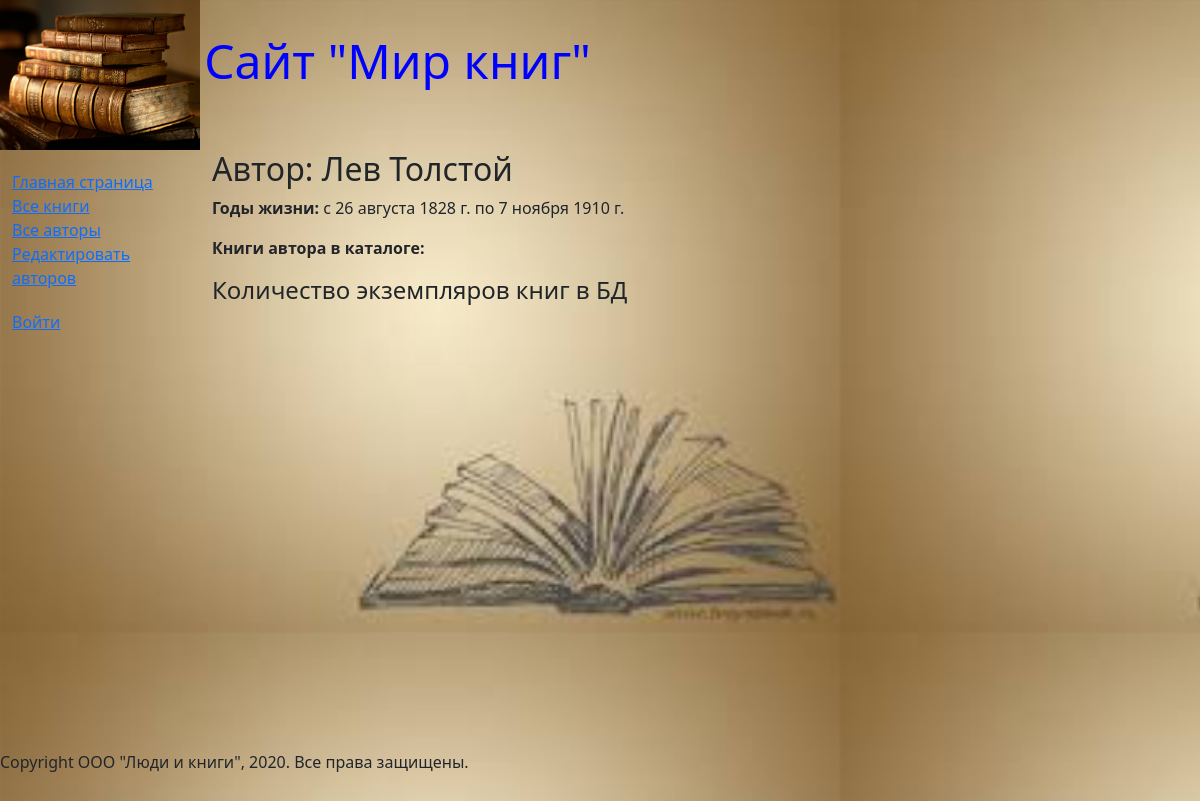
Page /author/1 on the committed database.
### catalog/models.py (models this page shows, shortened)
class Author(models.Model):
    objects = None
    first_name = models.CharField(max_length=100, help_text="Введите имя автора", verbose_name="Имя автора")
    last_name = models.CharField(max_length=100, help_text="Введите фамилию автора", verbose_name="Фамилия автора")
    date_of_birth = models.DateField(help_text="Введите дату рождения", verbose_name="Дата рождения", blank=True,
                                     null=True)
    date_of_death = models.DateField(help_text="Введите дату смерти", verbose_name="Дата смерти", null=True, blank=True)

### catalog/views.py (the view)
# urls.py: re_path(r'^author/(?P<pk>\d+)$', views.AuthorDetailView.as_view(), name='author-detail'),
class AuthorDetailView(generic.DetailView):
    model = Author

### templates/catalog/author_detail.html (shortened to what this page needs)
{% extends 'base_generic.html' %}
{% load static %}
{% block content %}
<h2>Автор: {{ author.first_name }} {{ author.last_name }}</h2>
<p><strong>Годы жизни: </strong> с {{ author.date_of_birth}} по {{ author.date_of_death }}</p>
<p><strong>Книги автора в каталоге: </strong></p>
    <h4>Количество экземпляров книг в БД</h4>
{% endblock content %}

### static/css/style.css (style rules this page uses)
html, body, .wrapper { height: 100%; }

### rows in the picture
Author: first_name "Лев", last_name "Толстой", date_of_birth "26 августа 1828 г.", date_of_death "7 ноября 1910 г."
